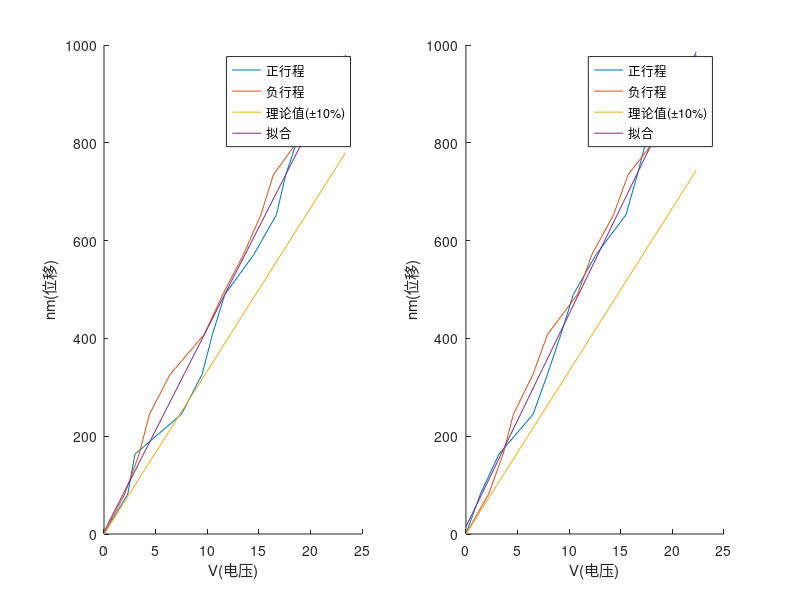

This chart was generated by the following MATLAB code:
% 该文件用于处理数据，详情查看README文件
clc;
clear;

% 波长
lamuda = 652.8;

%记录数据
x11 = [0,2.3,3.0,7.5,9.5,10.5,11.7,14.5,16.7,17.6,18.9,21.7,23.4];%正行程位移变化时电压
x12 = [0,2.0,3.4,4.4,6.4,9.7,11.5,13.5,15.2,16.4,19.2,21.5,23.4];%负行程位移变化时电压

x21 = [0,1.4,3.2,6.5,7.9,9.2,10.4,12.6,15.5,16.6,17.6,20.6,22.3];%正行程位移变化时电压
x22 = [0,2.2,3.6,4.6,6.5,7.9,10.8,12.2,14.3,15.7,18.7,21,22.3];%负行程位移变化时电压


x13 = (0:x11(1,13)/12:x11(1,13));
y13 = 5000/150*x13;      %根据压电陶瓷电压计算位移真值，150V时位移5um，误差10%
y11 = lamuda/8*(0:1:12); %计算测量出的理论位移

%曲线拟合
[p1,S1] = polyfit([x11,x12],[y11,y11],1);
[y1_fit,delta1] = polyval(p1,x13,S1);

% 画第1次测量曲线
subplot(1,2,1);
hold on;
plot(x11,y11);
plot(x12,y11);
plot(x13,y13);
plot(x13,y1_fit);
legend('正行程','负行程','理论值(±10%)','拟合');
xlabel('V(电压)');
ylabel('nm(位移)');
hold off;

fprintf("第一组数据标准差delta = %.2fnm\n",delta1(1));

x23 = 0:x21(1,13)/12:x21(1,13);
y23 = 5000/150*x23;      %位移真值
y21 = lamuda/8*(0:1:12); %测量位移

%曲线拟合
[p2,S2] = polyfit([x21,x22],[y21,y21],1);
[y2_fit,delta2] = polyval(p2,x23,S2);

% 画第2次测量曲线
subplot(1,2,2);
hold on;
plot(x21,y21);
plot(x22,y21);
plot(x23,y23);
plot(x23,y2_fit);
legend('正行程','负行程','理论值(±10%)','拟合');
xlabel('V(电压)');
ylabel('nm(位移)');
hold off;

fprintf("第二组数据标准差delta = %.2fnm\n",delta2(1));
